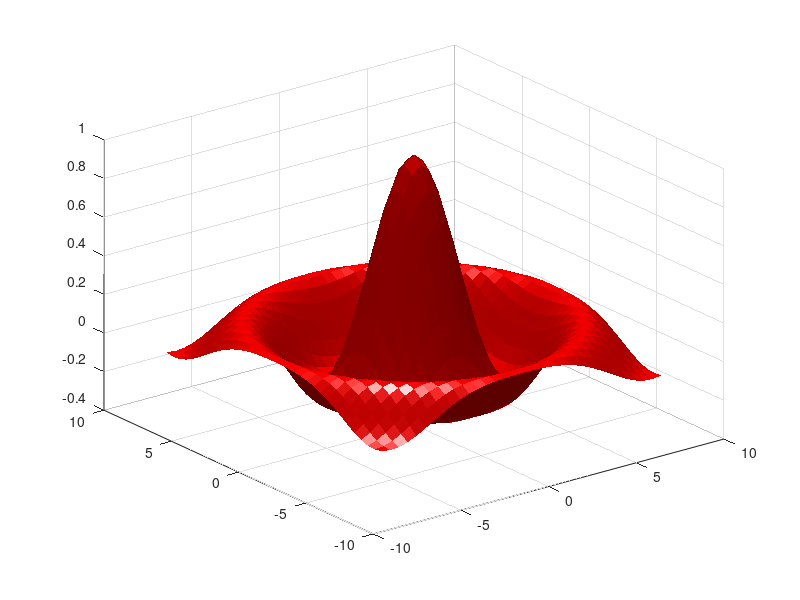

Write MATLAB code to recreate this figure. (Note: this script raises an error after producing the figure.)
[X,Y] = meshgrid(-8:.5:8); 
R = sqrt(X.^2 + Y.^2) + eps;
Z = sin(R)./R;
surf(X,Y,Z,'FaceColor','red','EdgeColor','none')
camlight left; 
lighting phong


x = 1:10;
y = x.^3;
h = plot(x,y);
h.Color='red';
h = plot(x,y,'Color','red');